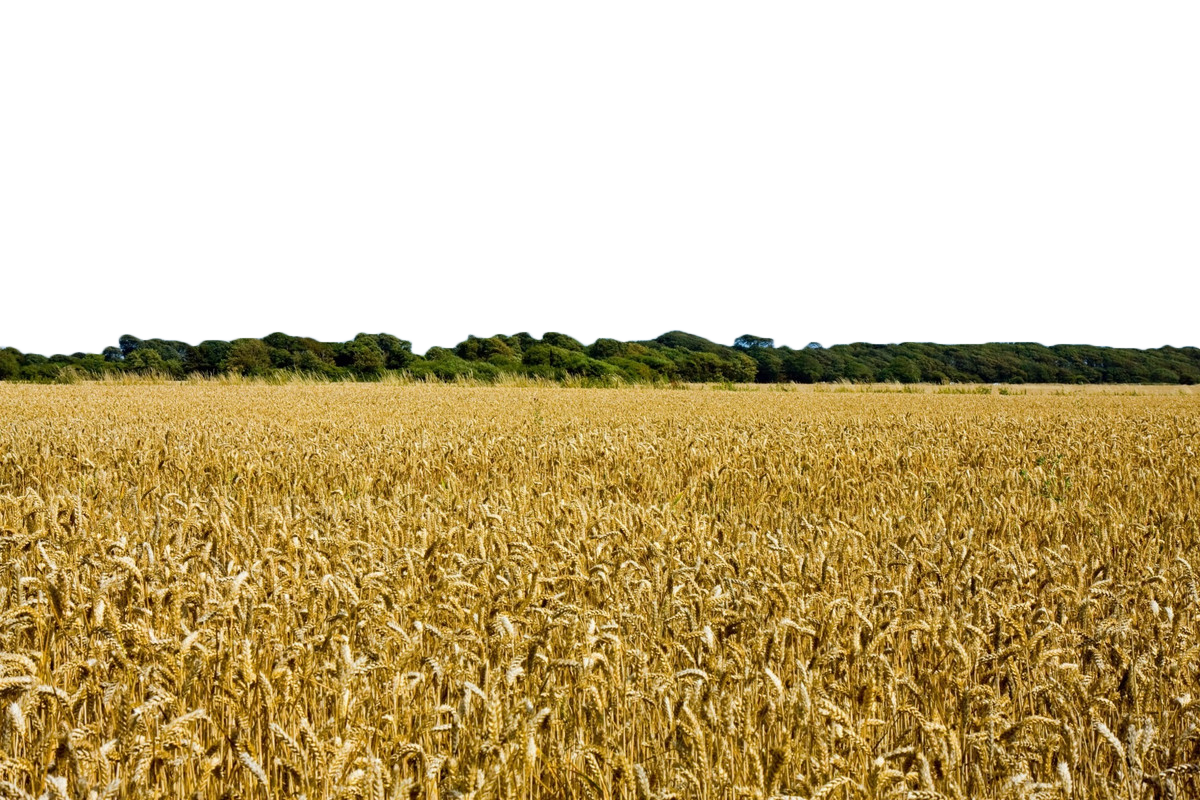
#> input picture assets/images/background-field.png, 1200 x 800 px, found by its file name
$ python drawer.py
#> lines starting #> are read from the running program, lines starting #| are printed output that depends on the picture
### core/lsystem/drawing_presets.py
from PIL import Image
from os import listdir
from os.path import isfile, join
from difflib import SequenceMatcher
from typing import Final


MATCH_CONSTANT: Final[float] = 0.65
leafs = {}
backgrounds = {}


def auto_upload_all_resources(mypath=r'LSystem\assets\images'):
#> called with mypath = 'LSystem\\assets\\images'
    global leafs, backgrounds
    if len(leafs) != 0 and len(backgrounds) != 0:
        return
    filenames = [f for f in listdir(mypath) if isfile(join(mypath, f))]
    for filename in filenames:
        path = mypath + '\\' +  filename
        img = Image.open(path).convert('RGBA')
#> img is the input picture: PIL image 1200x800 RGBA; mean R, G, B, A 94.9, 77.3, 36.7, 145.9
        if 'leaf' in filename or 'lf' in filename or 'лист' in filename:
            leafs.update({filename: img})
        else:
            backgrounds.update({filename: img})


def find_most_similar_name(req, dct):
    idx, MMC = None, 0
    for name in dct.keys():
        MC = SequenceMatcher(None, name, req).ratio()
        if MC > MATCH_CONSTANT or req in name:
            MMC = max(MMC, MC)
            idx = name
    return idx


upl_name = None


def draw_uploaded_leaf(*args, name):
    global upl_name, leafs
    if upl_name is None:
        leaf_idx = find_most_similar_name(name, leafs)
        upl_name = leaf_idx
    else:
        leaf_idx = upl_name
    screen = args[3]
    xsize, ysize = int(screen[0] * 0.015), int(screen[1] * 0.022)
    coords = tuple(map(int, args[2]))
    leaf_img = leafs[leaf_idx]
    leaf_img = leaf_img.resize((xsize, ysize))
    args[0].paste(leaf_img, coords, leaf_img)


# [6 lines left out: function draw_ellipse_leaf, not called in this run]

auto_upload_all_resources()

### core/lsystem/main.py
import sys
from pathlib import Path
sys.path.append(str(Path(__file__).parent))
from typing import Optional
from dataclasses import dataclass, field
from rule import (parse_rule,
                  check_all_requirements,
                  get_rules_with_base)
from string import ascii_letters


@dataclass(init=True, frozen=False)
class BaseLSystem:
    axiom: str = field(init=True, default='')
    thickness: float = field(init=True, default=4)
    alphabet: dict[str, float] = field(init=True, default_factory=dict)
    angles: dict[str, float] = field(init=True, default_factory=dict)
    rules: list[str] = field(init=True, default_factory=list)
    parametrized_rules: list[str] = field(init=True, default_factory=list)
    length_reduction: float = field(init=True, default=0.95)
    state: str = field(init=False, default='')

    def __post_init__(self) -> None:
        self.state = self.axiom
        # self.rules.sort()

    # [16 lines left out: functions add_rule, change_rules, not called in this run]

    def step(self) -> None:
        next_state = ''
        for idx, el in enumerate(self.state):
            rules_now = get_rules_with_base(el, self.rules)
            if len(rules_now) == 0:
                next_state += el
                continue
            for now in rules_now:
                if check_all_requirements(now, self.state, idx) is True:
                    next_state += parse_rule(now)['Result']
                    continue

        if next_state != '':
            self.state = next_state

    def generate(self, depth: int) -> None:
        if depth < 1:
            raise ValueError
        for i in range(depth):
            self.step()


@dataclass(init=True, frozen=False)
class WMLLSystem(BaseLSystem):
    leaf_symbol: str = field(init=True, default='*')

    def __post_init__(self):
        super().__post_init__()

    def add_rule(self, new_rule: str) -> bool:
        return super().add_rule(new_rule)


@dataclass(init=True, frozen=False)
class StateHandler:
    state: Optional[str] = field(init=True, default=None)
    pre_result: list[str] = field(init=False, default_factory=list)
    result: list[str] = field(init=False, default_factory=list)

    def __post_init__(self):
        if self.state is None:
            raise ValueError("You hadn't pushed state in your StateHandler!")

    def __break(self) -> None:
        sequences = []
        msq = self.state[0]
        for idx in range(1, len(self.state)):
            el = self.state[idx]
            if el in msq:
                msq += el
            else:
                sequences.append(msq)
                msq = el
        else:
            sequences.append(msq)
        self.pre_result = sequences
        self.result = self.pre_result

    def __beautifier(self) -> None:
        prs = []
        for idx, seq in enumerate(self.pre_result):
            el = seq[0]
            if el == '[':
                while el != ']':
                    seqf = self.result[idx]
                    el = seqf[0]
                    idx += 1
            elif seq[0] in ascii_letters:
                prs.append(idx)
        for i in range(len(self.result)):
            if i in prs:
                new_seq = ''
                for el in self.result[i]:
                    new_seq = new_seq + el + '|'
                else:
                    self.result[i] = new_seq

    def __linker(self) -> None:
        return ''.join(self.result)

    def out(self):
        self.__break()
        self.__beautifier()
        res = self.__linker()
        return res

### core/lsystem/rule.py
import sys
from pathlib import Path
sys.path.append(str(Path(__file__).parent))

import re
from utils import IPair
from random import random
from typing import Optional, Final
from string import punctuation


base = r'(?P<Base>[A-Za-z + - ( )]+)'
par = r'\((?P<Parameters>[^,\)]+(?:, [^,\)]*)*)\)'
pos = r'(?P<Possibility>(0(\.)(\d)+))'
res = fr'(?P<Result>[A-Za-z {punctuation} \W]+)'
rpar = r'\((?P<ResultParameters>[^,\)]+(?:, [^,\)]*)*)\)'
rrn = r'(?P<RequiredRightNeighbour>(!?[A-Za-z + -]+))'
rln = r'(?P<ReguiredLeftNeighbour>(!?[A-Za-z + -]+))'


base_pattern: Final[str] = \
    fr'^({rln}<)?{base}({par})?(\[{pos}\])?(>{rrn})?->{res}({rpar}?)?$'


class RulePatternCreater:
    __base = [r'^', r'(?P<RLN>)<', r'(?P<BASE>)', r'\[(?P<POS>)(0(\.)(\d)+)\]',
              r'>(?P<RRN>)', r'->(?P<RES>)', r'$']
    __base_names = ['RLN', 'BASE', 'POS', 'RRN', 'RES']

    # [26 lines left out: functions __add_suitable_chars, __add_range_of_chars, add_group_info, get_group, not called in this run]

    def get_pattern(self):
        res = r'{}'.format(''.join(self.__base))
        return res

    def get_group_names(self):
        return self.__base_names

    # [9 lines left out: function delete_group, not called in this run]

    def delete_groups(self, group_names: list[str]) -> None:
        for group_name in group_names:
            self.delete_group(group_name.upper())

    # [12 lines left out: functions check_futility, check_existance, not called in this run]

    def clear_changes(self):
        self.__base = [r'^', r'(?P<RLN>)<', r'(?P<BASE>)', r'\[(?P<POS>)(0(\.)(\d)+)\]',
                       r'>(?P<RRN>)', r'->(?P<RES>)', r'$']


def parse_rule(data: str, pattern=base_pattern) -> dict[str, str]:
    auto = re.compile(pattern)
    m = auto.search(data)
    if m is None:
        raise TypeError('The rule does not match the given pattern!')
    return m.groupdict()


# [15 lines left out: functions change_rule, get_first_rule_with_base, not called in this run]


def get_rules_with_base(base: str, rules: list[str]) -> list[str]:
    res = list()
    for rule in rules:
        if base == parse_rule(rule)['Base']:
            res.append(rule)
    return res


def check_pos_requirements(rule: str, state: str, idx: int) -> bool:
    if state[idx] != parse_rule(rule)['Base']:
        return False
    dict_rule: dict[str, str] = parse_rule(rule)
    req_rnb: str = dict_rule['RequiredRightNeighbour']
    req_lnb: str = dict_rule['ReguiredLeftNeighbour']
    right, left = False, False
    rneg, lneg = False, False
    if req_rnb is None:
        right = True
    else:
        rneighbour = state[idx+1:idx+len(req_rnb)+1]
        rneg = '!' in req_rnb
    if req_lnb is None:
        left = True
    else:
        lneighbour = state[idx-len(req_lnb):idx]
        lneg = '!' in req_lnb
    if not right and (rneg and rneighbour[1:] != req_rnb or
       not rneg and (rneighbour == req_rnb or req_rnb is None)):
        right = True
    if not left and (lneg and lneighbour[1:] != req_lnb or
       not lneg and (lneighbour == req_lnb or req_lnb is None)):
        left = True
    return bool(right * left)


def check_posibility(rule: str) -> bool:
    pos: Optional[str] = parse_rule(rule)['Possibility']
    if pos is None or random() <= float(pos):
        return True
    return False


def check_all_requirements(rule: str, state: str, idx: int) -> bool:
    pos_req: bool = check_pos_requirements(rule, state, idx)
    posibility: bool = check_posibility(rule)
    return bool(pos_req * posibility)


# [5 lines that do not run on import are left out]

### core/lsystem/utils.py
from typing import Union, NamedTuple
from time import perf_counter


# Return memory usage in MIB
# [4 lines left out: function get_memory_usage, not called in this run]


def function_time(func: callable):
    def wrapped(*args):
        start_time = perf_counter()
        res = func(*args)
#> in create_screen, `self.img = Image.new('RGBA', self.image_size, self.bg_color)`: self.img: PIL image 1600x900 RGBA; every value is 255
        print(f'Execution time: {perf_counter() - start_time}')
        return res
    return wrapped


generator_angle_symbols = ['+', '#', '@', '&', '?', '=', '%']


FPair = NamedTuple('FPair', [('first', float), ('second', float)])
IPair = NamedTuple('IPair', [('first', int), ('second', int)])


def URE_handler(range: Union[FPair, IPair], error_message: str = ''):
    if range.first < 0 or range.second < 0 or range.second - range.first < 0:
        raise ValueError(error_message)


def RFR_handler(value: float, value_name: str = ''):
    if value < 0 or value > 1:
        raise ValueError(f"{value_name} is not located between 0 and 1!")


# [12 lines left out: function is_balanced, not called in this run]

### core/lsystem/drawer.py
from PIL import Image
from PIL import ImageDraw, ImageOps
from math import sin, cos, radians
from dataclasses import dataclass, field
from main import BaseLSystem, WMLLSystem, StateHandler
from utils import get_memory_usage, function_time
import drawing_presets as dp
from enum import Enum
from typing import Final, Optional
from threading import Thread


def get_new_coords(coordx: float, coordy: float,
                   angle: float, length: float) -> list[float]:
    new_coordx = coordx - sin(radians(angle)) * length
    new_coordy = coordy - cos(radians(angle)) * length
    return [new_coordx, new_coordy]


class FinalState(Enum):
    Nothing = 0
    Saving = 1
    Showing = 2
    Default = 3


image_formats: Final[list[str]] = ['BMP', 'PNG', 'JPEG', 'TGA']


@dataclass(init=True, frozen=False)
class ScreenHandler:
    bg_color: tuple[int] = field(init=True, default=(255, 255, 255))
    transparency: tuple[int] = field(init=True, default=(220, 220))
    image_size: tuple[int] = field(init=True, default=(1600, 900))
    image_format: str = field(init=True, default='PNG')
    img: Image = field(init=False)
    bg_img: Image = field(init=False, default=None)
    pen: ImageDraw.Draw = field(init=False)

    def __post_init__(self):
        try:
            idx = image_formats.index(self.image_format.upper())
            self.format = image_formats[idx]
        except:
            self.format = 'PNG'

    def set_bg_image(self, path_string: str) -> bool:
        self.bg_img = Image.open(path_string).convert('RGBA')
        self.bg_img = self.bg_img.resize(self.image_size)
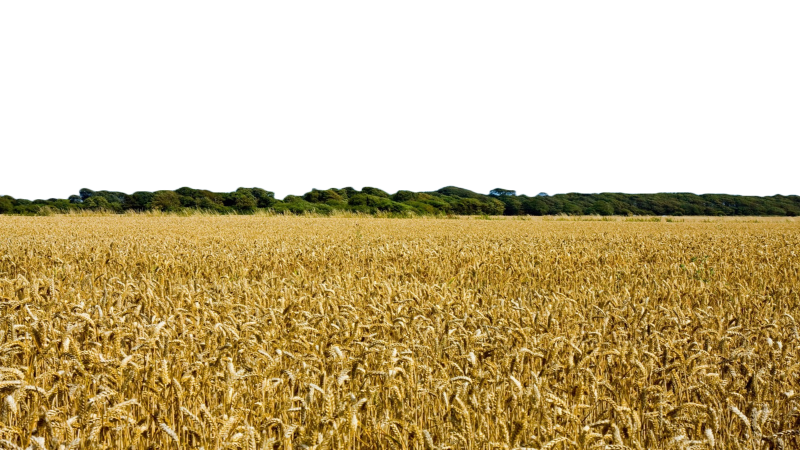
#> self.bg_img: PIL image 1600x900 RGBA (shown at 1/2 size); mean R, G, B, A 93, 74.9, 33.7, 145.9; transparent parts drawn white

    def create_screen(self) -> ImageDraw.Draw:
        self.img = Image.new('RGBA', self.image_size, self.bg_color)
        if self.bg_img is not None:
            self.img.paste(self.bg_img, None, self.bg_img)
        self.pen = ImageDraw.Draw(self.img)
        return self.pen

    def end_work(self, filename: str, show_state: bool = True) -> None:
        if show_state:
            self.img.show()
        self.img.save(filename+'.'+self.image_format.lower())

    def show(self) -> None:
        self.img.show()


@dataclass(init=True, frozen=False)
class Drawer:
    screen: ScreenHandler = field(init=True, default_factory=ScreenHandler)
    filename: str = field(init=True, default="tree")
    thickness_reduction: float = field(init=True, default=1)  # from 0 to 1
    fg_color: tuple[int] = field(init=True, default=(101, 67, 33))
    leaf_name: Optional[str] = field(init=True, default='example-leaf.png')
    lsystems: list[WMLLSystem] = field(init=False, default_factory=list)
    pre_show: bool = True

    def __post_init__(self):
        self.screen.create_screen()

    def append_lsystem(self, lsystem: WMLLSystem | BaseLSystem) -> None:
        self.lsystems.append(lsystem)

    def extend_lsystems(self, lsystems: list[WMLLSystem]) -> None:
        self.lsystems.extend(lsystems)

    def draw_leaf(self, img: Image, img_pen: ImageDraw.Draw,
                  coords: list[float], screen_size: tuple[int]) -> None:
        if self.leaf_name is not None:
            dp.draw_uploaded_leaf(img, img_pen, coords, screen_size, name=self.leaf_name)
        else:
            dp.draw_ellipse_leaf(img, img_pen, coords, screen_size)

    def draw_step(self, img_pen: ImageDraw.Draw, step: str, crd: list[float],
                  angle: float, ls: WMLLSystem | BaseLSystem, th_ml: float = 1) -> list[float]:
        newcoords = get_new_coords(crd[0], crd[1], angle, ls.alphabet[step])
        img_pen.line((crd[0], crd[1], newcoords[0], newcoords[1]),
                     width=int(ls.thickness * th_ml), fill=self.fg_color)
        return newcoords

    def draw_tree(self, base_coords: list[float],
                  lsystem: WMLLSystem | BaseLSystem,
                  with_end: FinalState = FinalState.Default) -> None:
        lsystem.state = StateHandler(lsystem.state).out()
        image = self.screen.img
        draw = self.screen.pen
        coords, angle = base_coords, 0
        saved_coords, saved_angles = [], []

        for idx, step in enumerate(lsystem.state):
            lsystem.thickness = (self.thickness_reduction * lsystem.thickness)
            if step == '[':
                saved_coords.append(coords)
                saved_angles.append(angle)
            elif step == ']':
                try:
                    coords = saved_coords.pop()
                    angle = saved_angles.pop()
                except IndexError:
                    pass
            try:
                if step == lsystem.leaf_symbol:
                    self.draw_leaf(image, draw, coords, self.screen.image_size)
            except AttributeError:
                pass
            if step in lsystem.alphabet:
                try:
                    next_step = lsystem.state[idx + 1]
                except IndexError:
                    next_step = 'end'
                th_ml = 1
                if next_step == '|':
                    th_ml = 1.65
                coords = self.draw_step(draw, step, coords, angle, lsystem, th_ml)
            elif step in lsystem.angles:
                angle += lsystem.angles[step]

        self.final_catcher(self.filename, with_end)

    def final_catcher(self, filename: str, with_end: FinalState) -> None:
        match with_end:
            case FinalState.Saving:
                self.screen.end_work(self.filename, False)
            case FinalState.Showing:
                self.screen.show()
            case FinalState.Default:
                self.screen.end_work(self.filename, True)

    def draw_saved_tree(self, base_coords: list[float], ls_idx: int,
                        with_end: FinalState = FinalState.Default) -> None:
        self.draw_tree(base_coords, self.lsystems[ls_idx])

    def draw_saved_trees(self, base_coords: list[list[float]],
                         with_end: FinalState = FinalState.Saving) -> None:
        if len(self.lsystems) == len(base_coords):
            for idx, ls in enumerate(self.lsystems):
                self.draw_tree(base_coords[idx], ls, FinalState.Nothing)
            else:
                self.final_catcher(self.filename, with_end)
        else:
            raise IndexError("Can't math base_coords with lsystems")


def start(win: ScreenHandler, tree: WMLLSystem, pen: Drawer, bg_fn: Optional[str], coords: list[int, int]):
    t1 = Thread(target=tree.generate, args=(6, ))
    if bg_fn:
        win.set_bg_image(bg_fn)
    pen.thickness_reduction = 0.9997
    pen.append_lsystem(tree)
    t2 = Thread(target=pen.draw_saved_tree, args=(coords, 0, ))
    t1.start()
    t2.start()
    t1.join()
    t2.join()


def mirroring(fn: str, img_path: str, cdr: list[int, int]):
#> (the run stopped early here; a loop or call above may not have finished)
